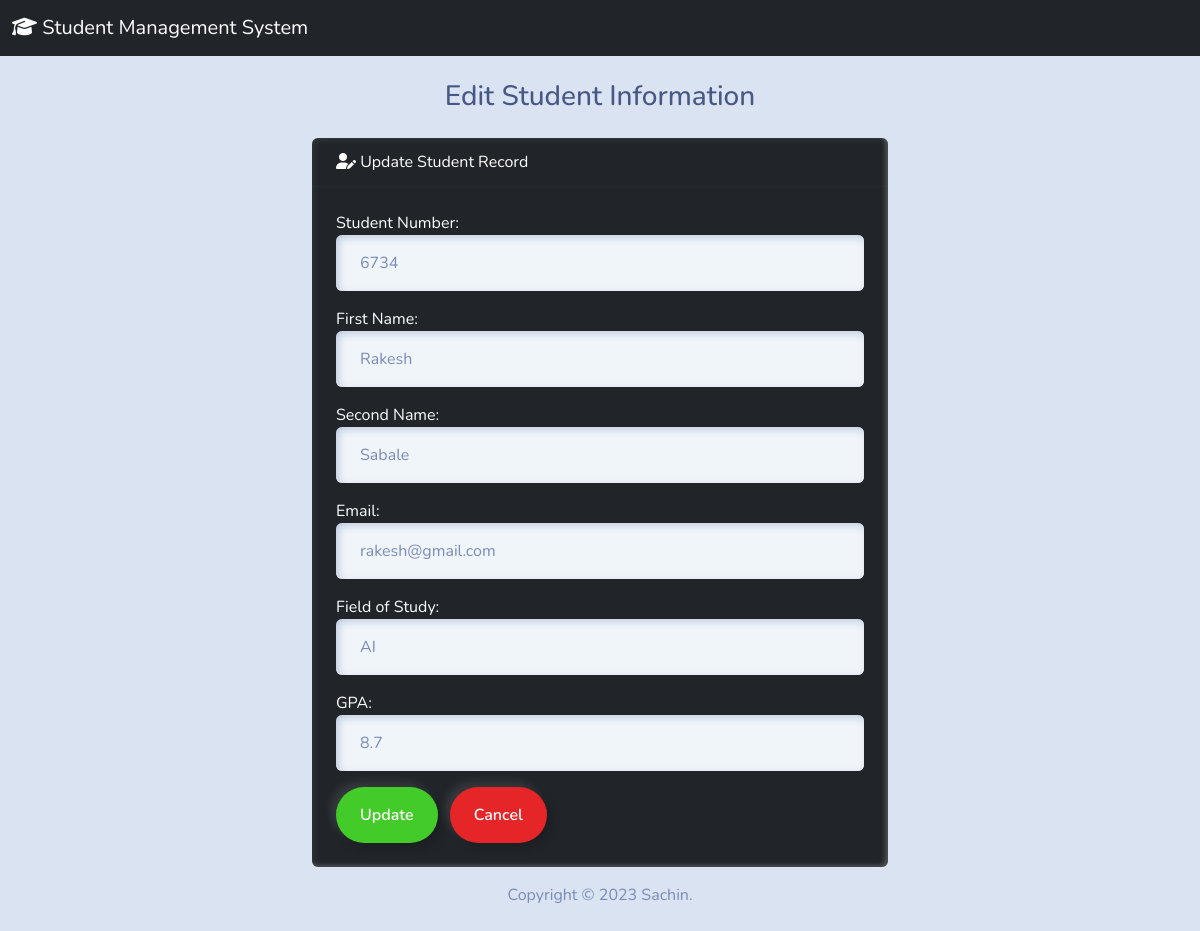
The page /edit/3/ on the database its author committed.
### students/models.py (models this page shows, shortened)
class Students(models.Model):
    student_number =models.PositiveBigIntegerField()
    first_name = models.CharField(max_length=50)
    last_name = models.CharField(max_length=50)
    email = models.EmailField(max_length=150)
    field_of_study = models.CharField(max_length=50)
    gpa = models.FloatField()

### students/views.py (the view)
# urls.py: path('edit/<int:id>/', views.edit, name='edit'),
def edit(request, id):
    if request.method == 'POST':
        student = Students.objects.get(pk=id)
        form = StudentForm(request.POST, instance=student)
        if form.is_valid():
            form.save()
            return render(request, 'students/edit.html', {
                'form': form,
                'success': True
            })
    else:
        student = Students.objects.get(pk=id)
        form = StudentForm(instance=student)
    return render(request, 'students/edit.html', {'form': form})

### students/forms.py
class StudentForm(forms.ModelForm):
    class Meta:
        model = Students
        fields = ['student_number', 'first_name', 'last_name', 'email', 'field_of_study', 'gpa']
        labels= {
            'student_number': 'Student Number',
            'first_name': 'First Name',
            'last_name': 'Second Name',
            'email': 'Email',
            'field_of_study': 'Field of Study',
            'gpa': 'GPA'
        }
        widgets = {
            'student_number': forms.NumberInput(attrs={'class': 'form-control'}),
            'first_name': forms.TextInput(attrs={'class': 'form-control'}),
            'last_name': forms.TextInput(attrs={'class': 'form-control'}),
            'email': forms.EmailInput(attrs={'class': 'form-control'}),
            'field_of_study': forms.TextInput(attrs={'class': 'form-control'}),
            'gpa': forms.NumberInput(attrs={'class': 'form-control'})
        }

### students/templates/students/edit.html (shortened to what this page needs)
{% extends 'students/base.html' %}
{% block content %}
<h3 class="text-center m-4">Edit Student Information</h3>
{% if success %}
<div class="text-center">
    <div class="alert alert-success m-4" role="alert">
        <h4 class="text-white">The student information updated successfully!!</h4>
    </div>
    <a href="{% url 'index' %}"><button type="button" class="btn btn-outline-primary ms-4 mt-4">Go to Home Page</button></a>
</div>
{% else %}
    <div class="row justify-content-center">
        <div class="col-6">
            <div class="card text-white bg-dark mb-3">
                <div class="card-header">
                    <i class="fa-solid fa-user-pen"></i> Update Student Record
                </div>
                <div class="card-body">
                  <form action="" method="POST">
                    {{ form.as_p }}
                    <button type="submit" class="btn btn-outline-success me-1">Update</button>
                    <a href="{% url 'index' %}" class="btn btn-outline-danger ms-1">Cancel</a>
                  </form>
                </div>
              </div>
        </div>
    </div>
{% endif %}
{% endblock %}

### rows shown on the page
Students: student_number "6734", first_name "Rakesh", last_name "Sabale", email "rakesh@gmail.com", field_of_study "AI", gpa "8.7"
